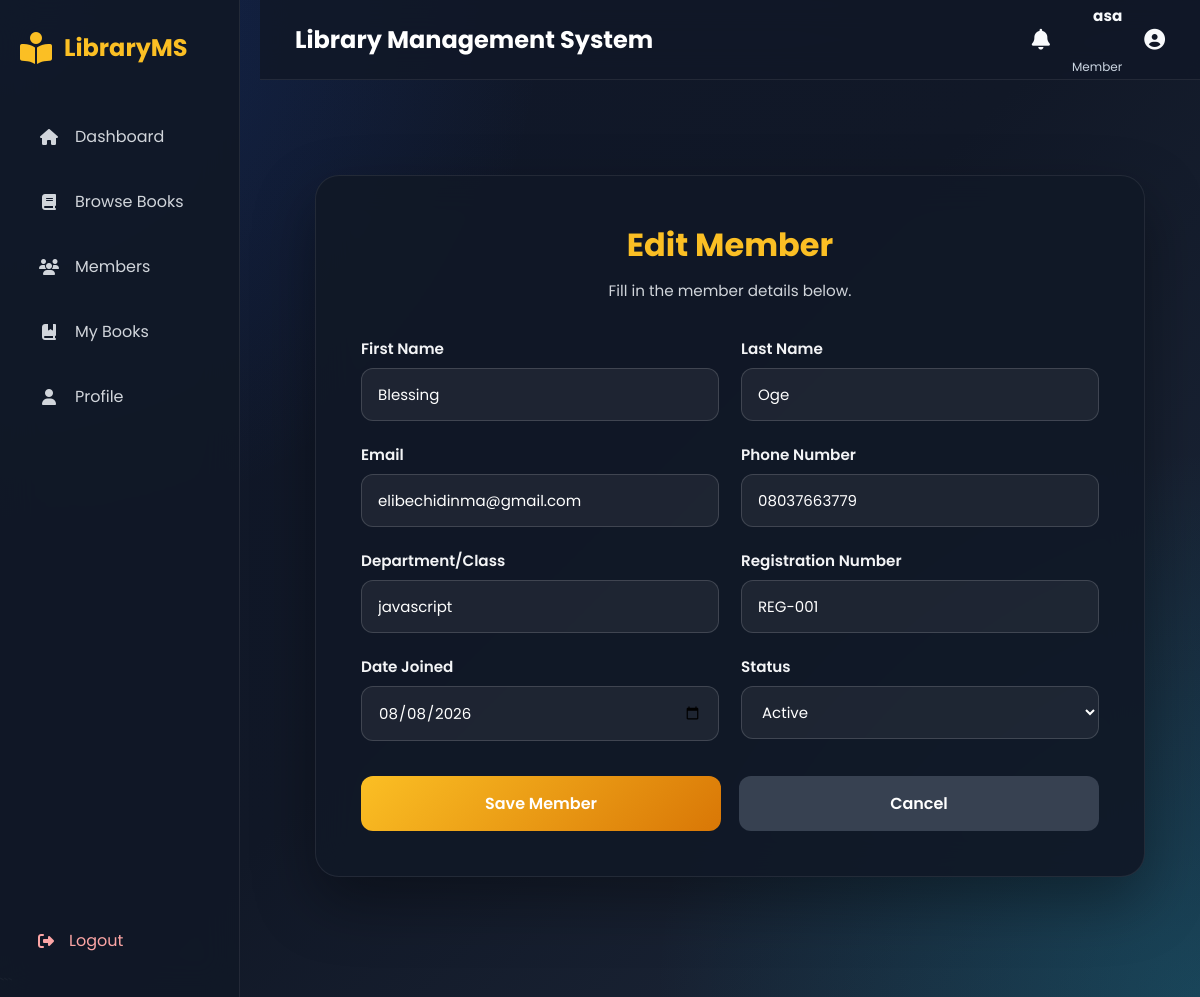
Screenshot of /members/edit/1/ (signed in) with the database file from the repository.
### accounts/models.py (models this page shows)
class User(AbstractUser):
    ROLE_CHOICES = (
        ("MEMBER", "Member"),
        ("LIBRARIAN", "Librarian"),
        ("ADMIN", "Administrator"),
    )
    role = models.CharField(max_length=20, choices=ROLE_CHOICES, default="MEMBER")
    phone = models.CharField(max_length=20, blank=True)
    address = models.TextField(blank=True)
    profile_picture = models.ImageField(upload_to="profiles/", blank=True, null=True)

### members/models.py (models this page shows, shortened)
class Member(models.Model):
    STATUS_CHOICES = [
        ("Active", "Active"),
        ("Inactive", "Inactive"),
    ]
    first_name = models.CharField(max_length=100, default="")
    last_name = models.CharField(max_length=100, default="")
    email = models.EmailField(unique=True)
    phone_number = models.CharField(max_length=20)
    department = models.CharField(max_length=100)
    registration_number = models.CharField(max_length=50, unique=True)
    date_joined = models.DateField(default=date.today)
    status = models.CharField(max_length=20, choices=STATUS_CHOICES, default="Active")

### members/views.py (the view)
# urls.py: path("edit/<int:pk>/", views.edit_member, name="edit_member"),
def edit_member(request, pk):
    member = get_object_or_404(Member, pk=pk)
    if request.method == "POST":
        form = MemberForm(request.POST, instance=member)
        if form.is_valid():
            form.save()
            return redirect("member_list")
    else:
        form = MemberForm(instance=member)
    return render(request, "members/member_form.html", {"form": form})

### members/forms.py
class MemberForm(forms.ModelForm):
    class Meta:
        model = Member
        fields = [
            "first_name",
            "last_name",
            "email",
            "phone_number",
            "department",
            "registration_number",
            "date_joined",
            "status",
        ]
        widgets = {
            "first_name": forms.TextInput(attrs={"placeholder": "First name"}),
            "last_name": forms.TextInput(attrs={"placeholder": "Last name"}),
            "email": forms.EmailInput(attrs={"placeholder": "member@example.com"}),
            "phone_number": forms.TextInput(attrs={"placeholder": "Phone number"}),
            "department": forms.TextInput(attrs={"placeholder": "Department or class"}),
            "registration_number": forms.TextInput(attrs={"placeholder": "e.g. REG-001"}),
            "date_joined": forms.DateInput(attrs={"type": "date"}),
        }

### templates/members/member_form.html (shortened to what this page needs)
{% extends "base.html" %}
{% load static %}
{% block extra_css %}
<link rel="stylesheet" href="{% static 'css/member/member_form.css' %}">
{% endblock %}
{% block content %}
<div class="book-form-container">
    <div class="book-card">
        <h1>
            {% if form.instance.pk %}
                Edit Member
            {% else %}
                Add New Member
            {% endif %}
        </h1>
        <p>Fill in the member details below.</p>
        <form method="POST">
            <div class="form-grid">
                <div class="form-group">
                    <label for="id_first_name">First Name</label>
                    {{ form.first_name }}
                </div>
                <div class="form-group">
                    <label for="id_last_name">Last Name</label>
                    {{ form.last_name }}
                </div>
                <div class="form-group">
                    <label for="id_email">Email</label>
                    {{ form.email }}
                </div>
                <div class="form-group">
                    <label for="id_phone_number">Phone Number</label>
                    {{ form.phone_number }}
                </div>
                <div class="form-group">
                    <label for="id_department">Department/Class</label>
                    {{ form.department }}
                </div>
                <div class="form-group">
                    <label for="id_registration_number">Registration Number</label>
                    {{ form.registration_number }}
                </div>
                <div class="form-group">
                    <label for="id_date_joined">Date Joined</label>
                    {{ form.date_joined }}
                </div>
                <div class="form-group">
                    <label for="id_status">Status</label>
                    {{ form.status }}
                </div>
            </div>
            <div class="form-buttons">
                <button type="submit" class="save-btn">Save Member</button>
                <a href="{% url 'member_list' %}" class="cancel-btn">Cancel</a>
            </div>
        </form>
    </div>
</div>
{% endblock %}

### templates/base.html (shortened to what this page needs)
{% load static %}
<!DOCTYPE html>
<head>
    {% block css %}
    <link rel="stylesheet"
          href="https://cdnjs.cloudflare.com/ajax/libs/font-awesome/6.7.2/css/all.min.css">
    <link rel="stylesheet" href="{% static 'css/base.css' %}">
    {% endblock %}
    {% block extra_css %}
    {% endblock %}
</head>
<body>
<div class="layout">
    <aside class="sidebar">
        <div class="logo">
            <i class="fa-solid fa-book-open-reader"></i>
            <span>LibraryMS</span>
        </div>
        <nav>
            {% if request.user.is_authenticated %}
                {% if request.user.role == "ADMIN" %}
                    <a href="{% url 'admin_dashboard' %}">
                        <i class="fa-solid fa-house"></i>
                        <span>Dashboard</span>
                    </a>
                    <a href="{% url 'book_list' %}">
                        <i class="fa-solid fa-book"></i>
                        <span>Books</span>
                    </a>
                    <a href="{% url 'member_list' %}">
                        <i class="fa-solid fa-users"></i>
                        <span>Members</span>
                    </a>
                    <a href="#">
                        <i class="fa-solid fa-arrow-right-arrow-left"></i>
                        <span>Borrowing</span>
                    </a>
                    <a href="#">
                        <i class="fa-solid fa-chart-column"></i>
                        <span>Reports</span>
                    </a>
                    <a href="{% url 'admin:index' %}">
                        <i class="fa-solid fa-user-shield"></i>
                        <span>Admin Panel</span>
                    </a>
                <!-- ==========================
                    LIBRARIAN MENU
                =========================== -->
                {% else %}
                    <a href="{% url 'member_dashboard' %}">
                        <i class="fa-solid fa-house"></i>
                        <span>Dashboard</span>
                    </a>
                    <a href="{% url 'book_list' %}">
                        <i class="fa-solid fa-book"></i>
                        <span>Browse Books</span>
                    </a>
                    <a href="{% url 'member_list' %}">
                        <i class="fa-solid fa-users"></i>
                        <span>Members</span>
                    </a>
                    <a href="#">
                        <i class="fa-solid fa-book-bookmark"></i>
                        <span>My Books</span>
                    </a>
                    <a href="{% url 'profile' %}">
                        <i class="fa-solid fa-user"></i>
                        <span>Profile</span>
                    </a>
                {% endif %}
            {% endif %}
        </nav>
        <div class="sidebar-footer">
            <a href="{% url 'logout' %}" class="logout-btn">
                <i class="fa-solid fa-right-from-bracket"></i>
                <span>Logout</span>
            </a>
        </div>
    </aside>
    <main class="main-content">
        <header class="topbar">
            <h2>Library Management System</h2>
            <div class="user">
                <i class="fa-solid fa-bell"></i>
                <div class="user-info">
                    <strong>{{ request.user.username }}</strong><br>
                    <small>{{ request.user.get_role_display }}</small>
                </div>
                <i class="fa-solid fa-circle-user"></i>
            </div>
        </header>
        <section class="page-content">
            {% block content %}
            {% endblock %}
        </section>
    </main>
</div>
</body>
</html>

### static/css/base.css (style rules this page uses)
* { margin:0; padding:0; box-sizing:border-box; }
body { font-family:'Poppins',sans-serif; background: radial-gradient(circle at top left,#2563eb33,transparent 35%), radial-gradient(circle at bottom right,#06b6d433,transparent 35%), linear-gradient(135deg,#0f172a,#111827,#1e293b); color:var(--text); min-height:100vh; overflow-x:hidden; }
a { text-decoration:none; color:inherit; }
button,input,textarea,select { font-family:inherit; }
.layout { display:flex; min-height:100vh; }
.sidebar { width: 15rem; background:rgba(17,24,39,.92); backdrop-filter:blur(18px); border-right:1px solid var(--border); position:fixed; left:0; top:0; bottom:0; padding:30px 20px; display:flex; flex-direction:column; z-index:999; }
.sidebar-footer { margin-top:auto; padding-top:25px; }
.logout-btn { display:flex; align-items:center; gap:15px; padding:14px 18px; border-radius:14px; transition:.3s; color:#fca5a5; }
.logo { display:flex; align-items:center; gap:12px; font-size:1.5rem; font-weight:700; color:var(--gold); margin-bottom:45px; }
.logo i { font-size:2rem; }
.sidebar nav { display:flex; flex-direction:column; gap:12px; }
.sidebar nav a { display:flex; align-items:center; gap:15px; padding:14px 18px; border-radius:14px; color:#d1d5db; transition:.3s; }
.sidebar nav a i { width:22px; text-align:center; }
.main-content { flex:1; margin-left:260px; display:flex; flex-direction:column; }
.topbar { height:80px; background:rgba(17,24,39,.85); backdrop-filter:blur(15px); border-bottom:1px solid var(--border); display:flex; justify-content:space-between; align-items:center; padding:0 35px; position:sticky; top:0; z-index:100; }
.topbar h2 { font-size:1.5rem; color:white; }
.user { display:flex; align-items:center; gap:22px; font-size:1.3rem; }
.user i { cursor:pointer; transition:.3s; }
.user-info { display:flex; flex-direction:column; align-items:flex-end; }
.user-info strong { color:var(--text); font-size:.95rem; }
.user-info small { color:var(--muted); font-size:.75rem; }
.page-content { padding:35px; animation:fadeUp .5s ease; }
input, select, textarea { width:100%; padding:14px 16px; border:1px solid rgba(255,255,255,.08); border-radius:12px; background:#1e293b; color:var(--text); transition:.3s; }

### static/css/member/member_form.css (style rules this page uses)
.book-form-container { min-height:100vh; display:flex; justify-content:center; align-items:center; padding:60px 20px; }
.book-card { width:100%; max-width:900px; background:rgba(17,24,39,.92); backdrop-filter:blur(18px); border:1px solid rgba(255,255,255,.08); border-radius:24px; padding:45px; box-shadow:0 25px 60px rgba(0,0,0,.35); animation:fadeUp .6s ease; }
.book-card h1 { font-size:2rem; color:#fbbf24; text-align:center; margin-bottom:10px; }
.book-card p { color:#d1d5db; text-align:center; margin-bottom:35px; font-size:.95rem; }
.form-grid { display:grid; grid-template-columns:repeat(2,1fr); gap:22px; }
.form-group { display:flex; flex-direction:column; }
.form-group label { color:#f3f4f6; margin-bottom:8px; font-weight:600; font-size:.95rem; }
.form-group input, .form-group select, .form-group textarea { width:100%; padding:14px 16px; border-radius:12px; border:1px solid rgba(255,255,255,.15); background:rgba(255,255,255,.06); color:#fff; font-size:15px; transition:.3s; }
.form-group input::placeholder, .form-group textarea::placeholder { color:#9ca3af; }
.form-buttons { display:flex; gap:18px; margin-top:35px; }
.save-btn { flex:1; padding:15px; border:none; border-radius:12px; background:linear-gradient(135deg,#fbbf24,#d97706); color:#fff; font-size:16px; font-weight:600; cursor:pointer; transition:.3s; }
.cancel-btn { flex:1; padding:15px; border-radius:12px; background:#374151; color:white; text-decoration:none; text-align:center; font-weight:600; transition:.3s; }

### rows the page displays
User: user.username "asa", user.role "Member"
Member: first_name "Blessing", last_name "Oge", email "elibechidinma@gmail.com", phone_number "08037663779", department "javascript", registration_number "REG-001", date_joined "08/08/2026", status "Active"
